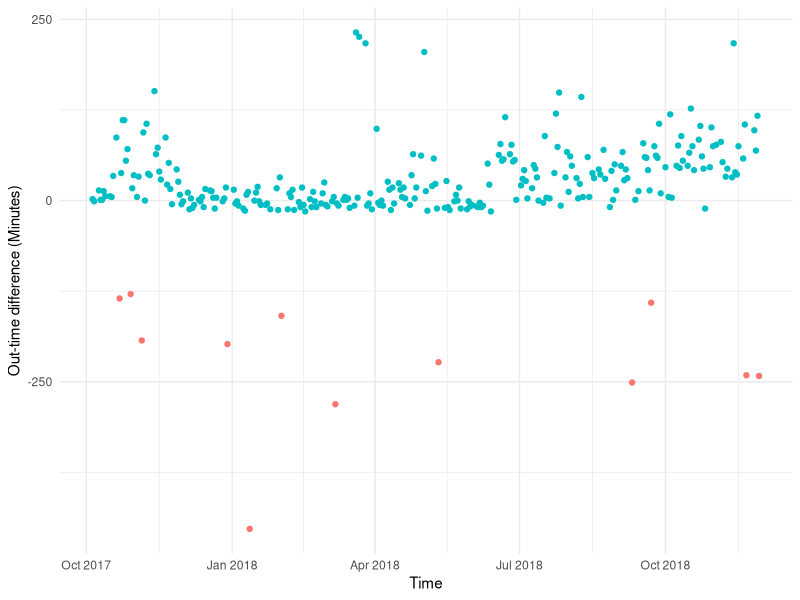
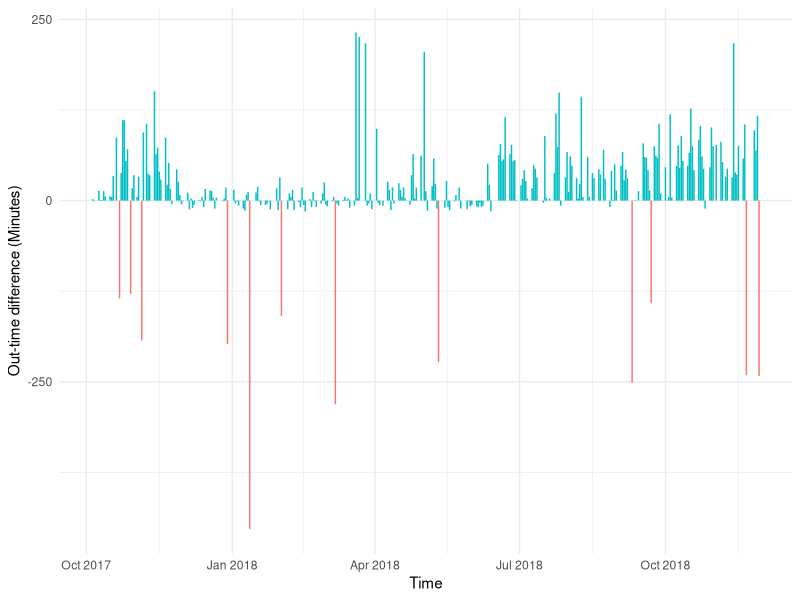
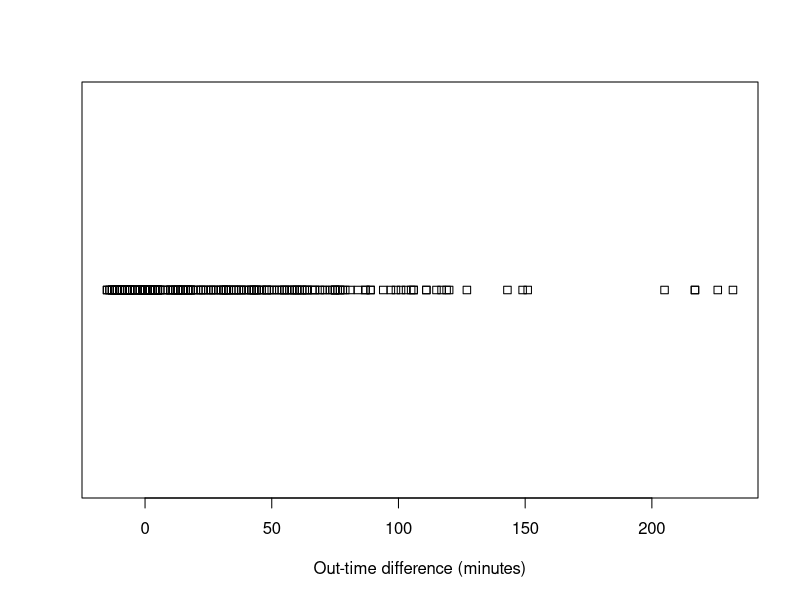
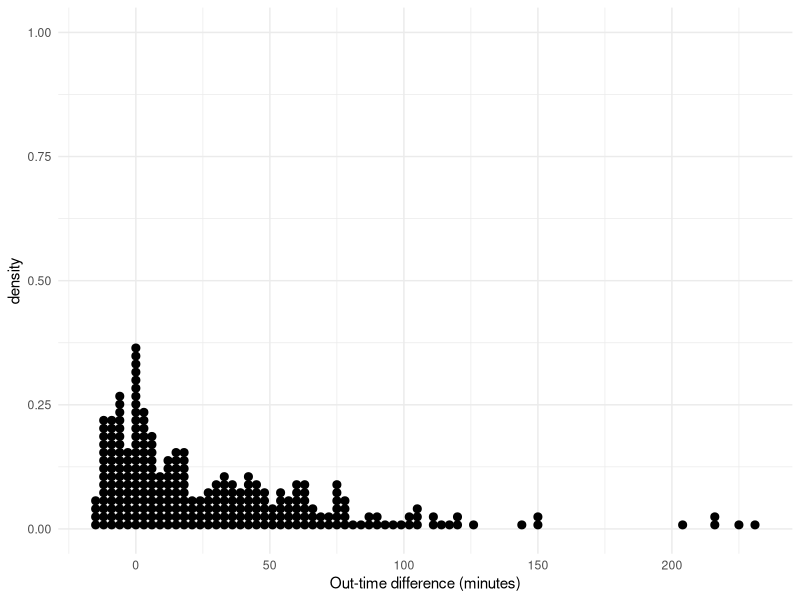
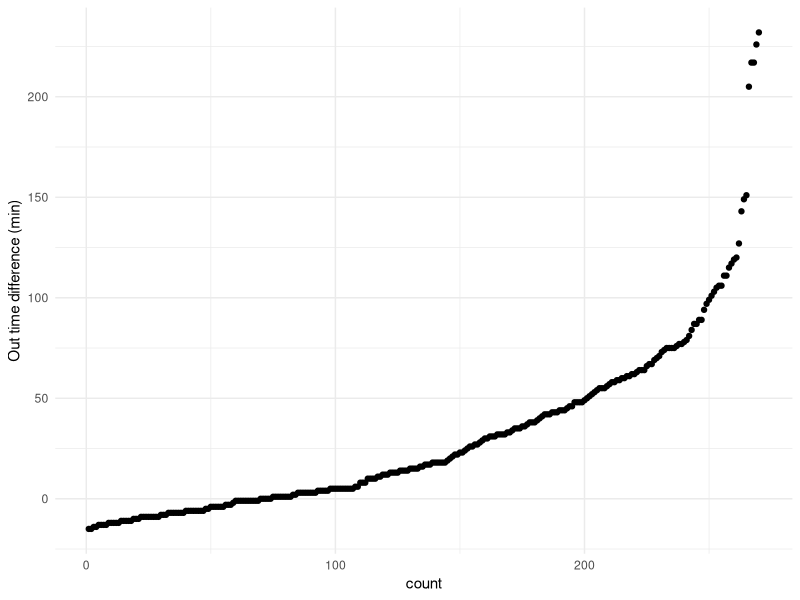
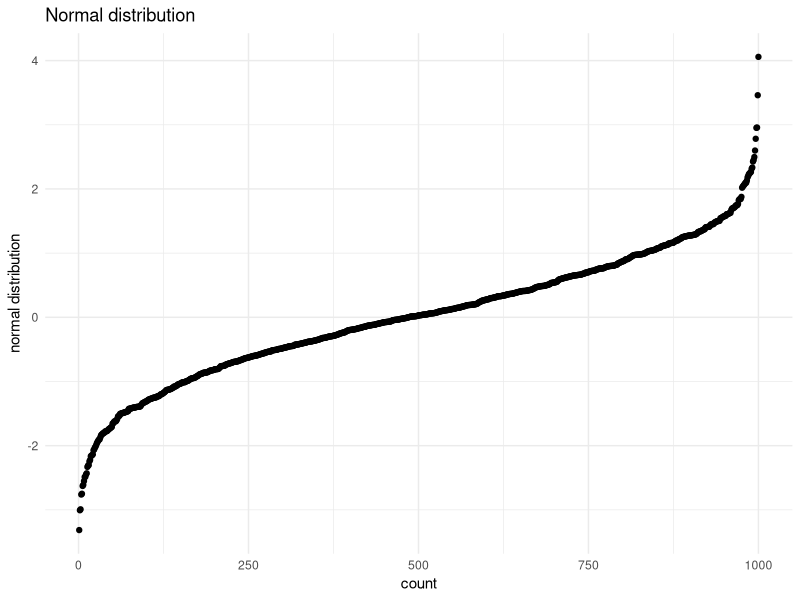
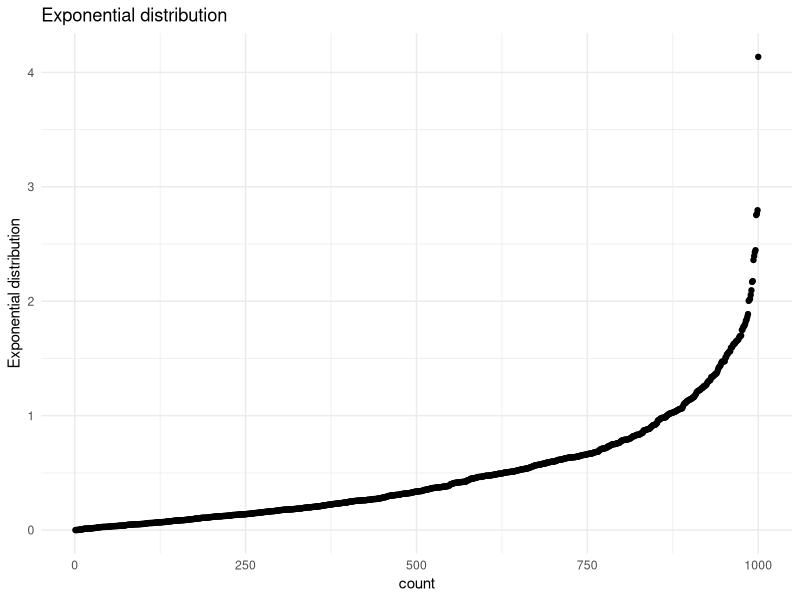
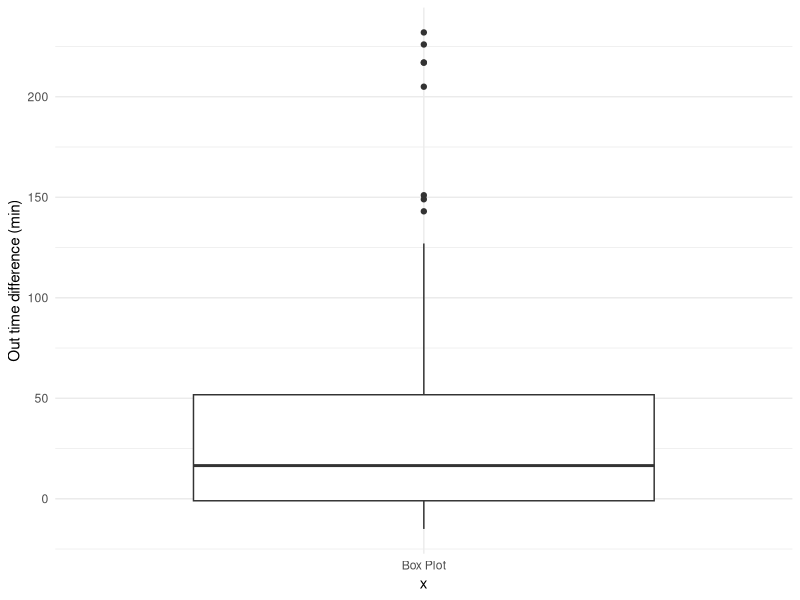

Reproduce these figures in R, in order.
## ---- chunk 1
knitr::opts_chunk$set(
	echo = TRUE,
	message = FALSE,
	warning = FALSE
)
library(dplyr)
library(lubridate)
library(ggplot2)
library(MASS)
set.seed(0512)
## ---- chunk 2
setwd('C:/Users/Achyuthuni/Desktop/attendance/EDA/data')
attendance <- read.csv("Attendance_Detail.csv")
## ---- chunk 3
attendance <- attendance %>% 
  filter(Was.at.Work) %>% 
  mutate(in.time.dmy.hm = dmy_hm(paste(Attendance.Date, In.Time)),
         out.time.dmy.hm = dmy_hm(paste(Attendance.Date, Last.Out.Time)),
         post.midnight = (out.time.dmy.hm - in.time.dmy.hm < 0))
attendance$Attendance.Date <- dmy(attendance$Attendance.Date)

attendance$out.time.dmy.hm[attendance$post.midnight] <- attendance$out.time.dmy.hm[attendance$post.midnight] + days(1)
attendance <- attendance %>% mutate(hours.worked = out.time.dmy.hm - in.time.dmy.hm)

attendance$policy.in.time <- 'char'
msu.intime <- attendance$Attendance.Date > dmy('4/8/2017') & attendance$Attendance.Date <= dmy('17/12/2017')
walmart.intime <- attendance$Attendance.Date > dmy('17/12/2017') & attendance$Attendance.Date <= dmy('30/4/2018')
walmart.buffer.intime <- attendance$Attendance.Date > dmy('30/4/2018') & attendance$Attendance.Date <= dmy('8/6/2018')
walmart.daylight.savings.intime <- attendance$Attendance.Date >= dmy('11/6/2018')
attendance$policy.in.time[msu.intime] <- '1:00 PM'
attendance$policy.in.time[walmart.buffer.intime] <- '1:30 PM'
attendance$policy.in.time[walmart.intime] <- '1:15 PM'
attendance$policy.in.time[walmart.daylight.savings.intime] <- '12:00 PM'

attendance <- attendance %>% 
  mutate(policy.in.time.dmy.hm = ymd_hm(paste(Attendance.Date, policy.in.time))) %>% 
  mutate(policy.out.time.dmy.hm = policy.in.time.dmy.hm + hours(9)) %>% 
  mutate(diff.in.time = difftime(policy.in.time.dmy.hm, in.time.dmy.hm, units = 'mins'),
         diff.out.time = difftime(out.time.dmy.hm, policy.out.time.dmy.hm, units = 'mins'))
sample_n(attendance %>% dplyr::select(Attendance.Date, diff.in.time, diff.out.time), 5)
## ---- chunk 4
mean(as.numeric(attendance$diff.out.time)) # Mean in minutes
sd(as.numeric(attendance$diff.out.time)) # Standard Deviation in minutes
nrow(attendance) # Length of the data set
## ---- chunk 5
ggplot(attendance, aes(x=Attendance.Date, y= as.numeric(diff.out.time), color = (diff.out.time >= -15))) + 
  geom_point(show.legend = FALSE) +
  labs(x = 'Time', y='Out-time difference (Minutes)') + 
  theme_minimal()
## ---- chunk 6
ggplot(attendance, aes(x=Attendance.Date, y = 0, color = (diff.out.time >= -15),
                       xend = Attendance.Date, yend = as.numeric(diff.out.time))) + 
  geom_segment(show.legend = FALSE) +
  labs(x = 'Time', y='Out-time difference (Minutes)') + 
  theme_minimal()
## ---- chunk 7
attendance <- attendance %>% 
  filter(diff.out.time >= -15)
## ---- chunk 8
stripchart(x = as.numeric(attendance$diff.out.time),xlab = 'Out-time difference (minutes)')
## ---- chunk 9
ggplot(attendance, aes(x = as.numeric(diff.out.time), y=..density..))+
  geom_dotplot(binwidth = 3,method = 'histodot') +
  labs(x = 'Out-time difference (minutes)') + 
  theme_minimal()
## ---- chunk 10
df = attendance %>% arrange(as.numeric(diff.out.time))
ggplot(df,
       aes(x=as.numeric(row.names(df)), y = as.numeric(diff.out.time))) + 
  geom_point() +
  labs(x = 'count', y='Out time difference (min)') + 
  theme_minimal()
## ---- chunk 11
df = data.frame(colm = rnorm(1000, 0, 1)) %>% arrange(colm)
ggplot(df,
       aes(x=as.numeric(row.names(df)), y = colm)) + 
  geom_point() +
  labs(x = 'count', y='normal distribution') + 
  ggtitle("Normal distribution") +
  theme_minimal()
rm(df)
## ---- chunk 12
df = data.frame(colm = rexp(1000, rate = 2)) %>% arrange(colm)
ggplot(df,
       aes(x=as.numeric(row.names(df)), y = colm)) + 
  geom_point() +
  labs(x = 'count', y='Exponential distribution') + 
  ggtitle("Exponential distribution") +
  theme_minimal()
rm(df)
## ---- chunk 13
ggplot(attendance, aes(x="Box Plot", y= as.numeric(diff.out.time), group = 123)) + 
  geom_boxplot() +
  labs(y='Out time difference (min)') + 
  theme_minimal()
## ---- chunk 14
legendcols <- c("Normal distribution"="darkred","Density"="darkBlue","Histogram"="lightBlue")
ggplot(attendance,aes(x = as.numeric(diff.out.time))) +
  geom_histogram(aes(y=..density.., fill ="Histogram"), bins = 50) +
    stat_function(fun = dnorm, aes(color="Normal distribution"),  size = 1,
                args = list(mean = mean(as.numeric(attendance$diff.out.time)),
                                         sd = sd(as.numeric(attendance$diff.out.time)) )) +
  geom_density(aes(y=..density.., color="Density"),  size = 1)+
  scale_colour_manual(name="Distribution",values=legendcols) +
  scale_fill_manual(name="Bar",values=legendcols) +
  labs(x = 'Out-time difference (minutes)', y='Density') +
  theme_minimal() + theme(legend.position="bottom")
## ---- chunk 15
ggplot(attendance,aes(sample = as.numeric(diff.out.time))) +
  stat_qq() + stat_qq_line() +
  ggtitle("Normal distribution Q-Q plot") +
  theme_minimal()
## ---- chunk 16
params <- as.list(fitdistr(rexp(nrow(attendance), rate = 2), "exponential")$estimate)
ggplot(attendance,aes(sample = as.numeric(diff.out.time))) +
  stat_qq(distribution = qexp, dparams = params) + 
  stat_qq_line(distribution = qexp, dparams = params) +
  ggtitle("Exponential distribution Q-Q plot") +
  theme_minimal()
## ---- chunk 17
lamda <- 1/mean(sd(as.numeric(attendance$diff.out.time)),mean(as.numeric(attendance$diff.out.time)))
exp.curve <- function(x){
                lamda*exp(-lamda*(x +15))
}
legendcols <- c("Exponential distribution"="darkred","Density"="darkBlue","Histogram"="lightBlue")
ggplot(attendance,aes(x = as.numeric(diff.out.time))) +
  geom_histogram(aes(y=..density.., fill ="Histogram"), bins = 50) +
  stat_function(fun = exp.curve, aes(color="Exponential distribution"),  size = 1) +
  geom_density(aes(y=..density.., color="Density"),  size = 1)+
  scale_colour_manual(name="Distribution",values=legendcols) +
  scale_fill_manual(name="Bar",values=legendcols) +
  labs(x = 'Out-time difference (minutes)', y='Density') +
  theme_minimal() + theme(legend.position="bottom")
